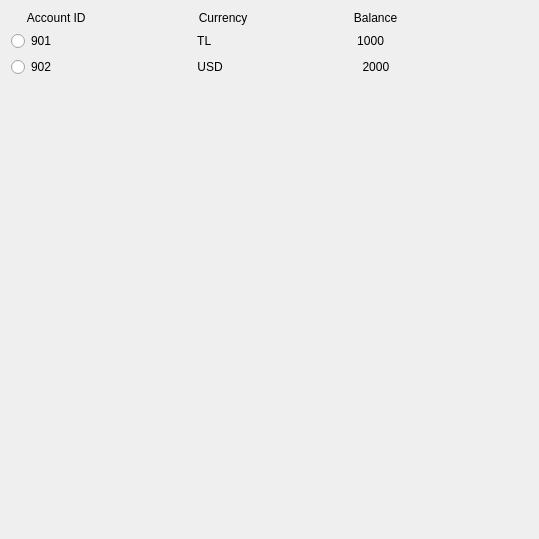
       <widget class="QWidget" name="DA_scrollAreaWidgetContents">
        <property name="geometry">
         <rect>
          <x>0</x>
          <y>0</y>
          <width>539</width>
          <height>539</height>
         </rect>
        </property>
        <layout class="QVBoxLayout" name="verticalLayout_6">
         <item>
          <widget class="QLabel" name="DA_account_columns">
           <property name="text">
            <string>     Account ID                                  Currency                                Balance</string>
           </property>
          </widget>
         </item>
         <item>
          <widget class="QRadioButton" name="DA_radio_acc_1">
           <property name="text">
            <string>901                                            TL                                            1000</string>
           </property>
          </widget>
         </item>
         <item>
          <widget class="QRadioButton" name="DA_radio_acc_2">
           <property name="text">
            <string>902                                            USD                                          2000</string>
           </property>
          </widget>
         </item>
         <item>
          <spacer name="DA_verticalSpacer">
           <property name="orientation">
            <enum>Qt::Vertical</enum>
           </property>
           <property name="sizeHint" stdset="0">
            <size>
             <width>20</width>
             <height>40</height>
            </size>
           </property>
          </spacer>
         </item>
        </layout>
       </widget>
